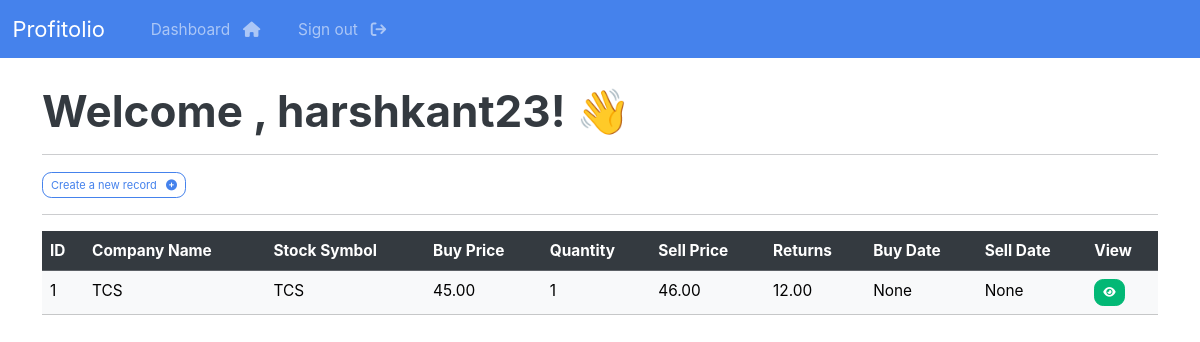
Before: /dashboard (signed in) with the older database file.
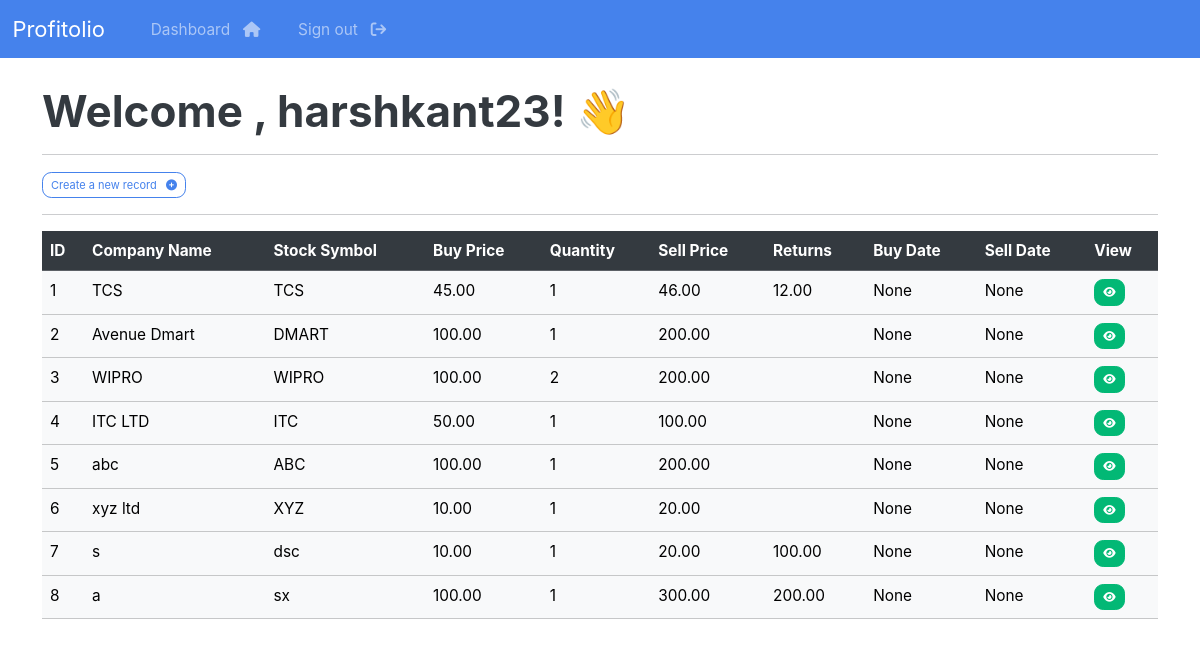
After: the same page with the newer database file.
### profitolio/models.py (models this page shows, shortened)
class Record(models.Model):
    creation_date = models.DateTimeField(auto_now_add=True)
    company_name = models.CharField(max_length=100, null = True)
    stock_symbol = models.CharField(max_length=100, null = True)
    buy_price = models.DecimalField(max_digits = 20, decimal_places = 2, null = True)
    quantity = models.PositiveIntegerField(null = True)
    sell_price = models.DecimalField(max_digits = 20, decimal_places = 2, null = True)
    returns = models.DecimalField(max_digits = 20, decimal_places = 2, null = True, blank = True)
    buy_date = models.DateField( null = True)
    sell_date = models.DateField(null = True)

### profitolio/views.py (the view)
# urls.py: path('dashboard', views.dashboard, name = "dashboard"),
@login_required(login_url='my-login')
def dashboard(request):
    my_records = Record.objects.all()
    context = {'records': my_records}
    return render(request, 'profitolio/dashboard.html', context = context)

### profitolio/templates/profitolio/dashboard.html
{% extends 'profitolio/base.html' %}
{% block content %}
    <h1>Welcome , {{user}}! 👋</h1>
    <hr>
    <a class = "btn btn-outline-primary btn-sm" href = "{% url 'create-record' %}">
        Create a new record &nbsp; <i class="fa fa-plus-circle" aria-hidden="true"></i>
    </a>
    <hr>
    <table class = "table table-light table-hover">
        <thead class = "table-dark">
            <tr>
                <th scope = "col"> ID </th>
                <th scope = "col"> Company Name </th>
                <th scope = "col"> Stock Symbol </th>
                <th scope = "col"> Buy Price </th>
                <th scope = "col"> Quantity </th>
                <th scope = "col"> Sell Price </th>
                <th scope = "col"> Returns </th>
                <th scope = "col"> Buy Date </th>
                <th scope = "col"> Sell Date </th>
                <th scope = "col"> View </th>
            </tr>
        <tbody>
        {% if records %}
            {% for record in records %}
                <tr>
                    <td> {{record.id}}</td>
                    <td> {{record.company_name}}</td>
                    <td> {{record.stock_symbol}}</td>
                    <td> {{record.buy_price}}</td>
                    <td> {{record.quantity}}</td>
                    <td> {{record.sell_price}}</td>
                    <td> {{record.returns|floatformat:2}}</td>
                    <td> {{record.buy_date}}</td>
                    <td> {{record.sell_date}}</td>
                    <td>   <a class="btn btn-success btn-sm" href="{% url 'record' record.id %}"> <i class="fa fa-eye" aria-hidden="true"></i></a> </td>
                </tr>
            {% endfor %}
        {% endif %}
        </tbody>
        </thead>
    </table>
{% endblock %}

### profitolio/templates/profitolio/base.html (shortened to what this page needs)
{% load static %}
<!DOCTYPE html>
<html>
    <head>
        <link rel = "stylesheet" type = "text/css" href = "https://bootswatch.com/5/litera/bootstrap.min.css">
        <link rel = "stylesheet" type = "text/css" href = "{% static 'css/styles.css' %}" >
        <link rel="stylesheet" href="https://cdnjs.cloudflare.com/ajax/libs/font-awesome/6.5.1/css/all.min.css" />
    </head>
    <body>
        {% include 'profitolio/navbar.html' %}
        <div class = "container">
            <br>
            {% block content %}
            {% endblock %}
        </div>
    </body>
</html>

### profitolio/templates/profitolio/navbar.html (shortened to what this page needs)
<nav class="navbar navbar-expand-lg navbar-dark bg-primary justify-content-center">
    <a class="navbar-brand main-heading" href="{% url '' %}">
      &nbsp; Profitolio
    </a>
      <div class="collapse navbar-collapse text-center" id="navbarNavDropdown">
        <ul class="navbar-nav mr-auto">
          {% if user.is_authenticated %}
            <li class="nav-item">
              <a class="nav-link" href="{% url 'dashboard' %}">Dashboard &nbsp; <i class="fa fa-home" aria-hidden="true"></i> </a>
            </li>
            <li class="nav-item">
              <a class="nav-link" href="{% url 'user-logout' %}">Sign out &nbsp; <i class="fa fa-sign-out" aria-hidden="true"></i> </a>
            </li>
        </ul>
        {% endif %}
      </div>
  </nav>

Changed rows visible on the page:
added Record: id "2", company_name "Avenue Dmart", stock_symbol "DMART", buy_price "100.00", quantity "1", sell_price "200.00", buy_date "None", sell_date "None"
added Record: id "3", company_name "WIPRO", stock_symbol "WIPRO", buy_price "100.00", quantity "2", sell_price "200.00", buy_date "None", sell_date "None"
added Record: id "4", company_name "ITC LTD", stock_symbol "ITC", buy_price "50.00", quantity "1", sell_price "100.00", buy_date "None", sell_date "None"
added Record: id "5", company_name "abc", stock_symbol "ABC", buy_price "100.00", quantity "1", sell_price "200.00", buy_date "None", sell_date "None"
added Record: id "6", company_name "xyz ltd", stock_symbol "XYZ", buy_price "10.00", quantity "1", sell_price "20.00", buy_date "None", sell_date "None"
added Record: id "7", company_name "s", stock_symbol "dsc", buy_price "10.00", quantity "1", sell_price "20.00", returns "100.00", buy_date "None", sell_date "None"
added Record: id "8", company_name "a", stock_symbol "sx", buy_price "100.00", quantity "1", sell_price "300.00", returns "200.00", buy_date "None", sell_date "None"
